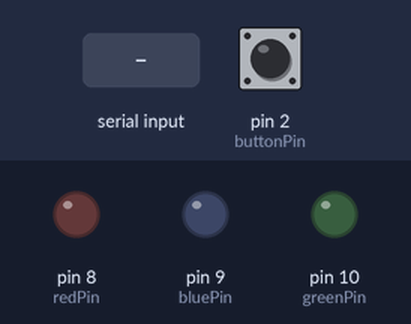
The sketch below on a simulated Arduino Uno, built with avr-gcc and run on an emulated ATmega328P. Shown: output pins drawn as LEDs (lit = HIGH). Inputs (shaded band) come from the test bench; at power-on: pin 2 (buttonPin) HIGH.

Above: at 1.2 s.
1.3 s: byte 1 (1) received over Serial
At 1.6 s:
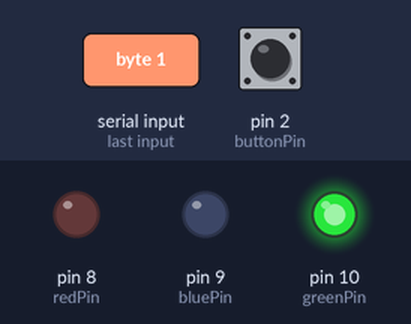
Timing chart, 0 to 12.8 s (numbered marks = the images above; inputs shaded):
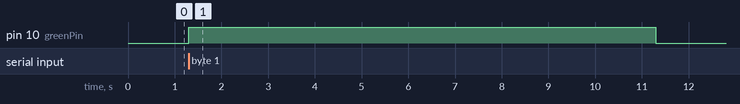

Measured:
- after the input at 1.3 s, pin 10 (greenPin): LOW → HIGH at once, → LOW 10.0 s later

The sketch:

Button_Test.ino
```cpp
const int buttonPin  = 2;

const int greenPin = 10;
const int redPin = 8;
const int bluePin = 9;

int buttonState = 0;

void setup() {
  // put your setup code here, to run once:
  pinMode(buttonPin, INPUT);

  Serial.begin(9600);

  pinMode(greenPin, OUTPUT);
  pinMode(redPin, OUTPUT);
  pinMode(bluePin, OUTPUT);
}

void loop() {

  // put your main code here, to run repeatedly:
  buttonState = digitalRead(buttonPin);

  if (buttonState == LOW) {
    Serial.println("Take a picture!");
      while (buttonState == LOW) {
        // Wait
        buttonState = digitalRead(buttonPin);
    }
  }

  int result = Serial.read();

  if (result == 1) {
    setColor(0, 255, 0);
    delay(10000);
  }
  else if (result == 0) {
    setColor(255, 0, 0);
    delay(10000);
  }
  else {
    setColor(0, 0, 0);
  }

}

void setColor(int red, int green, int blue) {
  #ifdef COMMON_ANODE
    red = 255 - red;
    green = 255 - green;
    blue = 255 - blue;

  #endif

  analogWrite(redPin, red);
  analogWrite(greenPin, green);
  analogWrite(bluePin, blue);

}
```
